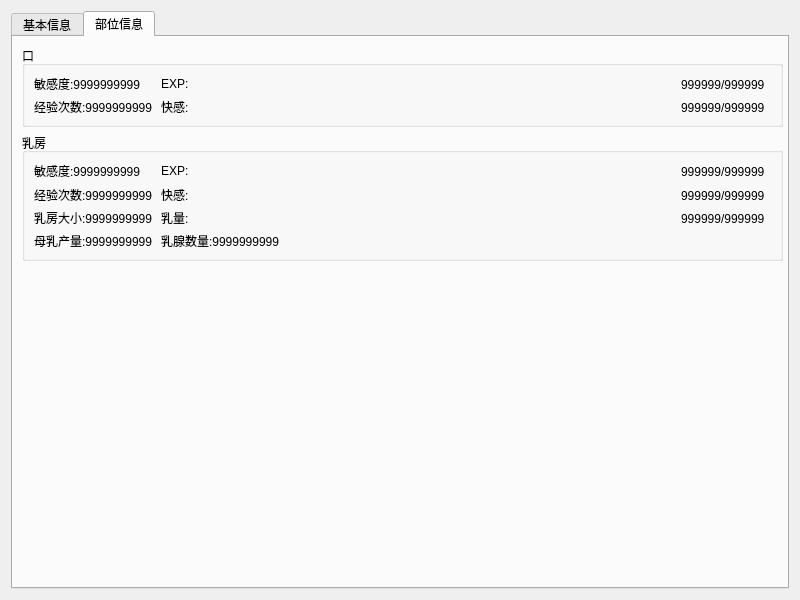
<?xml version="1.0" encoding="UTF-8"?>
<ui version="4.0">
 <class>CharacterDetails</class>
 <widget class="QWidget" name="CharacterDetails">
  <property name="geometry">
   <rect>
    <x>0</x>
    <y>0</y>
    <width>800</width>
    <height>600</height>
   </rect>
  </property>
  <property name="windowTitle">
   <string>Form</string>
  </property>
  <layout class="QGridLayout" name="gridLayout">
   <item row="0" column="0">
    <widget class="QTabWidget" name="tabWidget">
     <property name="currentIndex">
      <number>1</number>
     </property>
     <widget class="QWidget" name="mainPage">
      <attribute name="title">
       <string>基本信息</string>
      </attribute>
      <layout class="QVBoxLayout" name="verticalLayout_3">
       <item>
        <spacer name="verticalSpacer_11">
         <property name="orientation">
          <enum>Qt::Vertical</enum>
         </property>
         <property name="sizeHint" stdset="0">
          <size>
           <width>20</width>
           <height>40</height>
          </size>
         </property>
        </spacer>
       </item>
       <item>
        <layout class="QHBoxLayout" name="horizontalLayout_16">
         <item>
          <layout class="QVBoxLayout" name="verticalLayout_2">
           <item>
            <layout class="QHBoxLayout" name="horizontalLayout_3">
             <item>
              <widget class="QLabel" name="name">
               <property name="text">
                <string>姓名:十个字符应该够用了吧</string>
               </property>
              </widget>
             </item>
             <item>
              <widget class="QLabel" name="NickName">
               <property name="text">
                <string>昵称:十个字符应该够用了吧</string>
               </property>
              </widget>
             </item>
             <item>
              <widget class="QLabel" name="claimed">
               <property name="text">
                <string>自称:十个字符应该够用了吧</string>
               </property>
              </widget>
             </item>
            </layout>
           </item>
           <item>
            <spacer name="verticalSpacer">
             <property name="orientation">
              <enum>Qt::Vertical</enum>
             </property>
             <property name="sizeHint" stdset="0">
              <size>
               <width>20</width>
               <height>30</height>
              </size>
             </property>
            </spacer>
           </item>
           <item>
            <layout class="QHBoxLayout" name="horizontalLayout_9">
             <item>
              <widget class="QLabel" name="Major">
               <property name="text">
                <string>专业:我一共有十三个字符,够长吧.</string>
               </property>
              </widget>
             </item>
             <item>
              <widget class="QLabel" name="Occupation">
               <property name="text">
                <string>职业:十个字符应该够用了吧!十个字符应该够用了吧!</string>
               </property>
              </widget>
             </item>
            </layout>
           </item>
          </layout>
         </item>
         <item>
          <layout class="QVBoxLayout" name="verticalLayout">
           <item>
            <widget class="QWidget" name="staminaBarWidget" native="true">
             <property name="minimumSize">
              <size>
               <width>0</width>
               <height>0</height>
              </size>
             </property>
             <layout class="QHBoxLayout" name="horizontalLayout">
              <property name="spacing">
               <number>0</number>
              </property>
              <property name="leftMargin">
               <number>0</number>
              </property>
              <property name="topMargin">
               <number>0</number>
              </property>
              <property name="rightMargin">
               <number>0</number>
              </property>
              <property name="bottomMargin">
               <number>0</number>
              </property>
              <item>
               <widget class="QLabel" name="staminaBarLabel">
                <property name="minimumSize">
                 <size>
                  <width>30</width>
                  <height>20</height>
                 </size>
                </property>
                <property name="maximumSize">
                 <size>
                  <width>30</width>
                  <height>16777215</height>
                 </size>
                </property>
                <property name="text">
                 <string>体力:</string>
                </property>
               </widget>
              </item>
              <item>
               <widget class="MYStrip" name="staminaBarStrip" native="true">
                <property name="minimumSize">
                 <size>
                  <width>120</width>
                  <height>20</height>
                 </size>
                </property>
               </widget>
              </item>
              <item>
               <widget class="QLabel" name="staminaBarNumberLabel">
                <property name="minimumSize">
                 <size>
                  <width>90</width>
                  <height>20</height>
                 </size>
                </property>
                <property name="maximumSize">
                 <size>
                  <width>90</width>
                  <height>19</height>
                 </size>
                </property>
                <property name="text">
                 <string>999999/999999</string>
                </property>
               </widget>
              </item>
             </layout>
            </widget>
           </item>
           <item>
            <spacer name="verticalSpacer_13">
             <property name="orientation">
              <enum>Qt::Vertical</enum>
             </property>
             <property name="sizeHint" stdset="0">
              <size>
               <width>20</width>
               <height>30</height>
              </size>
             </property>
            </spacer>
           </item>
           <item>
            <widget class="QWidget" name="energyBarWidget" native="true">
             <property name="minimumSize">
              <size>
               <width>0</width>
               <height>0</height>
              </size>
             </property>
             <layout class="QHBoxLayout" name="horizontalLayout_2">
              <property name="spacing">
               <number>0</number>
              </property>
              <property name="leftMargin">
               <number>0</number>
              </property>
              <property name="topMargin">
               <number>0</number>
              </property>
              <property name="rightMargin">
               <number>0</number>
              </property>
              <property name="bottomMargin">
               <number>0</number>
              </property>
              <item>
               <widget class="QLabel" name="energyBarLabel">
                <property name="minimumSize">
                 <size>
                  <width>30</width>
                  <height>20</height>
                 </size>
                </property>
                <property name="maximumSize">
                 <size>
                  <width>30</width>
                  <height>16777215</height>
                 </size>
                </property>
                <property name="text">
                 <string>精力:</string>
                </property>
               </widget>
              </item>
              <item>
               <widget class="MYStrip" name="energyBarStrip" native="true">
                <property name="minimumSize">
                 <size>
                  <width>120</width>
                  <height>20</height>
                 </size>
                </property>
               </widget>
              </item>
              <item>
               <widget class="QLabel" name="energyBarNumberLabel">
                <property name="minimumSize">
                 <size>
                  <width>90</width>
                  <height>20</height>
                 </size>
                </property>
                <property name="maximumSize">
                 <size>
                  <width>90</width>
                  <height>19</height>
                 </size>
                </property>
                <property name="text">
                 <string>999999/999999</string>
                </property>
               </widget>
              </item>
             </layout>
            </widget>
           </item>
          </layout>
         </item>
        </layout>
       </item>
       <item>
        <spacer name="verticalSpacer_2">
         <property name="orientation">
          <enum>Qt::Vertical</enum>
         </property>
         <property name="sizeHint" stdset="0">
          <size>
           <width>20</width>
           <height>40</height>
          </size>
         </property>
        </spacer>
       </item>
       <item>
        <layout class="QHBoxLayout" name="horizontalLayout_10">
         <item>
          <widget class="QLabel" name="birthday">
           <property name="text">
            <string>生日:3000年10月10日</string>
           </property>
          </widget>
         </item>
         <item>
          <widget class="QLabel" name="height">
           <property name="text">
            <string>身高:幼小</string>
           </property>
          </widget>
         </item>
         <item>
          <widget class="QLabel" name="weight">
           <property name="text">
            <string>体重:纤细</string>
           </property>
          </widget>
         </item>
        </layout>
       </item>
       <item>
        <spacer name="verticalSpacer_3">
         <property name="orientation">
          <enum>Qt::Vertical</enum>
         </property>
         <property name="sizeHint" stdset="0">
          <size>
           <width>20</width>
           <height>40</height>
          </size>
         </property>
        </spacer>
       </item>
       <item>
        <layout class="QHBoxLayout" name="horizontalLayout_11">
         <item>
          <widget class="QWidget" name="hairColor" native="true">
           <layout class="QHBoxLayout" name="horizontalLayout_14">
            <property name="spacing">
             <number>0</number>
            </property>
            <property name="leftMargin">
             <number>0</number>
            </property>
            <property name="topMargin">
             <number>0</number>
            </property>
            <property name="rightMargin">
             <number>0</number>
            </property>
            <property name="bottomMargin">
             <number>0</number>
            </property>
            <item>
             <widget class="QLabel" name="hairColorLable">
              <property name="font">
               <font>
                <pointsize>10</pointsize>
               </font>
              </property>
              <property name="text">
               <string>发色:</string>
              </property>
             </widget>
            </item>
            <item>
             <widget class="ColorView" name="hairColorView" native="true">
              <property name="minimumSize">
               <size>
                <width>30</width>
                <height>30</height>
               </size>
              </property>
              <property name="maximumSize">
               <size>
                <width>30</width>
                <height>30</height>
               </size>
              </property>
             </widget>
            </item>
           </layout>
          </widget>
         </item>
         <item>
          <widget class="QWidget" name="EyeColors" native="true">
           <layout class="QHBoxLayout" name="horizontalLayout_18">
            <property name="spacing">
             <number>0</number>
            </property>
            <property name="leftMargin">
             <number>0</number>
            </property>
            <property name="topMargin">
             <number>0</number>
            </property>
            <property name="rightMargin">
             <number>0</number>
            </property>
            <property name="bottomMargin">
             <number>0</number>
            </property>
            <item>
             <widget class="QLabel" name="eyeColorsLable">
              <property name="font">
               <font>
                <pointsize>10</pointsize>
               </font>
              </property>
              <property name="toolTip">
               <string/>
              </property>
              <property name="text">
               <string>瞳色:</string>
              </property>
             </widget>
            </item>
            <item>
             <widget class="QLabel" name="LEyeColorsLable">
              <property name="font">
               <font>
                <pointsize>10</pointsize>
               </font>
              </property>
              <property name="toolTip">
               <string/>
              </property>
              <property name="text">
               <string>左</string>
              </property>
             </widget>
            </item>
            <item>
             <widget class="ColorView" name="LEyeColorsView" native="true">
              <property name="minimumSize">
               <size>
                <width>30</width>
                <height>30</height>
               </size>
              </property>
              <property name="maximumSize">
               <size>
                <width>30</width>
                <height>30</height>
               </size>
              </property>
             </widget>
            </item>
            <item>
             <widget class="QLabel" name="REyeColorsLable">
              <property name="font">
               <font>
                <pointsize>10</pointsize>
               </font>
              </property>
              <property name="toolTip">
               <string/>
              </property>
              <property name="text">
               <string>右</string>
              </property>
             </widget>
            </item>
            <item>
             <widget class="ColorView" name="REyeColorsView" native="true">
              <property name="minimumSize">
               <size>
                <width>30</width>
                <height>30</height>
               </size>
              </property>
              <property name="maximumSize">
               <size>
                <width>30</width>
                <height>30</height>
               </size>
              </property>
             </widget>
            </item>
           </layout>
          </widget>
         </item>
         <item>
          <widget class="QWidget" name="skinColor" native="true">
           <layout class="QHBoxLayout" name="horizontalLayout_15">
            <property name="spacing">
             <number>0</number>
            </property>
            <property name="leftMargin">
             <number>0</number>
            </property>
            <property name="topMargin">
             <number>0</number>
            </property>
            <property name="rightMargin">
             <number>0</number>
            </property>
            <property name="bottomMargin">
             <number>0</number>
            </property>
            <item>
             <widget class="QLabel" name="skinColorLable">
              <property name="font">
               <font>
                <pointsize>10</pointsize>
               </font>
              </property>
              <property name="text">
               <string>肤色:</string>
              </property>
             </widget>
            </item>
            <item>
             <widget class="ColorView" name="skinColorView" native="true">
              <property name="minimumSize">
               <size>
                <width>30</width>
                <height>30</height>
               </size>
              </property>
              <property name="maximumSize">
               <size>
                <width>30</width>
                <height>30</height>
               </size>
              </property>
             </widget>
            </item>
           </layout>
          </widget>
         </item>
        </layout>
       </item>
       <item>
        <spacer name="verticalSpacer_4">
         <property name="orientation">
          <enum>Qt::Vertical</enum>
         </property>
         <property name="sizeHint" stdset="0">
          <size>
           <width>20</width>
           <height>40</height>
          </size>
         </property>
        </spacer>
       </item>
       <item>
        <layout class="QHBoxLayout" name="horizontalLayout_12">
         <item>
          <widget class="QLabel" name="lovept">
           <property name="text">
            <string>好感度:</string>
           </property>
          </widget>
         </item>
         <item>
          <widget class="QLabel" name="obedience">
           <property name="text">
            <string>服从度:</string>
           </property>
          </widget>
         </item>
         <item>
          <widget class="QLabel" name="fornication">
           <property name="text">
            <string>淫乱度:</string>
           </property>
          </widget>
         </item>
        </layout>
       </item>
       <item>
        <spacer name="verticalSpacer_5">
         <property name="orientation">
          <enum>Qt::Vertical</enum>
         </property>
         <property name="sizeHint" stdset="0">
          <size>
           <width>20</width>
           <height>40</height>
          </size>
         </property>
        </spacer>
       </item>
       <item>
        <layout class="QHBoxLayout" name="horizontalLayout_13">
         <item>
          <widget class="QLabel" name="currentLocation">
           <property name="text">
            <string>当前所在位置:</string>
           </property>
          </widget>
         </item>
         <item>
          <widget class="QLabel" name="housingLocation">
           <property name="text">
            <string>家庭住址:</string>
           </property>
          </widget>
         </item>
        </layout>
       </item>
       <item>
        <spacer name="verticalSpacer_6">
         <property name="orientation">
          <enum>Qt::Vertical</enum>
         </property>
         <property name="sizeHint" stdset="0">
          <size>
           <width>20</width>
           <height>40</height>
          </size>
         </property>
        </spacer>
       </item>
       <item>
        <widget class="QWidget" name="willpower" native="true">
         <property name="minimumSize">
          <size>
           <width>0</width>
           <height>0</height>
          </size>
         </property>
         <layout class="QHBoxLayout" name="horizontalLayout_4">
          <property name="spacing">
           <number>0</number>
          </property>
          <property name="leftMargin">
           <number>0</number>
          </property>
          <property name="topMargin">
           <number>0</number>
          </property>
          <property name="rightMargin">
           <number>0</number>
          </property>
          <property name="bottomMargin">
           <number>0</number>
          </property>
          <item>
           <widget class="QLabel" name="willpowerLabel">
            <property name="minimumSize">
             <size>
              <width>30</width>
              <height>20</height>
             </size>
            </property>
            <property name="maximumSize">
             <size>
              <width>30</width>
              <height>16777215</height>
             </size>
            </property>
            <property name="text">
             <string>意志:</string>
            </property>
           </widget>
          </item>
          <item>
           <widget class="MYStrip" name="willpowerStrip" native="true">
            <property name="minimumSize">
             <size>
              <width>120</width>
              <height>20</height>
             </size>
            </property>
           </widget>
          </item>
          <item>
           <widget class="QLabel" name="willpowerBarNumberLabel">
            <property name="minimumSize">
             <size>
              <width>90</width>
              <height>20</height>
             </size>
            </property>
            <property name="maximumSize">
             <size>
              <width>90</width>
              <height>19</height>
             </size>
            </property>
            <property name="text">
             <string>999999/999999</string>
            </property>
           </widget>
          </item>
         </layout>
        </widget>
       </item>
       <item>
        <spacer name="verticalSpacer_7">
         <property name="orientation">
          <enum>Qt::Vertical</enum>
         </property>
         <property name="sizeHint" stdset="0">
          <size>
           <width>20</width>
           <height>40</height>
          </size>
         </property>
        </spacer>
       </item>
       <item>
        <widget class="QWidget" name="quick" native="true">
         <property name="minimumSize">
          <size>
           <width>0</width>
           <height>0</height>
          </size>
         </property>
         <layout class="QHBoxLayout" name="horizontalLayout_5">
          <property name="spacing">
           <number>0</number>
          </property>
          <property name="leftMargin">
           <number>0</number>
          </property>
          <property name="topMargin">
           <number>0</number>
          </property>
          <property name="rightMargin">
           <number>0</number>
          </property>
          <property name="bottomMargin">
           <number>0</number>
          </property>
          <item>
           <widget class="QLabel" name="quickLabel">
            <property name="minimumSize">
             <size>
              <width>30</width>
              <height>20</height>
             </size>
            </property>
            <property name="maximumSize">
             <size>
              <width>30</width>
              <height>16777215</height>
             </size>
            </property>
            <property name="text">
             <string>敏捷:</string>
            </property>
           </widget>
          </item>
          <item>
           <widget class="MYStrip" name="quickStrip" native="true">
            <property name="minimumSize">
             <size>
              <width>120</width>
              <height>20</height>
             </size>
            </property>
           </widget>
          </item>
          <item>
           <widget class="QLabel" name="quickBarNumberLabel">
            <property name="minimumSize">
             <size>
              <width>90</width>
              <height>20</height>
             </size>
            </property>
            <property name="maximumSize">
             <size>
              <width>90</width>
              <height>19</height>
             </size>
            </property>
            <property name="text">
             <string>999999/999999</string>
            </property>
           </widget>
          </item>
         </layout>
        </widget>
       </item>
       <item>
        <spacer name="verticalSpacer_8">
         <property name="orientation">
          <enum>Qt::Vertical</enum>
         </property>
         <property name="sizeHint" stdset="0">
          <size>
           <width>20</width>
           <height>40</height>
          </size>
         </property>
        </spacer>
       </item>
       <item>
        <widget class="QWidget" name="physique" native="true">
         <property name="minimumSize">
          <size>
           <width>0</width>
           <height>0</height>
          </size>
         </property>
         <layout class="QHBoxLayout" name="horizontalLayout_6">
          <property name="spacing">
           <number>0</number>
          </property>
          <property name="leftMargin">
           <number>0</number>
          </property>
          <property name="topMargin">
           <number>0</number>
          </property>
          <property name="rightMargin">
           <number>0</number>
          </property>
          <property name="bottomMargin">
           <number>0</number>
          </property>
          <item>
           <widget class="QLabel" name="physiqueLabel">
            <property name="minimumSize">
             <size>
              <width>30</width>
              <height>20</height>
             </size>
            </property>
            <property name="maximumSize">
             <size>
              <width>30</width>
              <height>16777215</height>
             </size>
            </property>
            <property name="text">
             <string>体质:</string>
            </property>
           </widget>
          </item>
          <item>
           <widget class="MYStrip" name="physiqueStrip" native="true">
            <property name="minimumSize">
             <size>
              <width>120</width>
              <height>20</height>
             </size>
            </property>
           </widget>
          </item>
          <item>
           <widget class="QLabel" name="physiqueBarNumberLabel">
            <property name="minimumSize">
             <size>
              <width>90</width>
              <height>20</height>
             </size>
            </property>
            <property name="maximumSize">
             <size>
              <width>90</width>
              <height>19</height>
             </size>
            </property>
            <property name="text">
             <string>999999/999999</string>
            </property>
           </widget>
          </item>
         </layout>
        </widget>
       </item>
       <item>
        <spacer name="verticalSpacer_9">
         <property name="orientation">
          <enum>Qt::Vertical</enum>
         </property>
         <property name="sizeHint" stdset="0">
          <size>
           <width>20</width>
           <height>40</height>
          </size>
         </property>
        </spacer>
       </item>
       <item>
        <widget class="QWidget" name="charm" native="true">
         <property name="minimumSize">
          <size>
           <width>0</width>
           <height>0</height>
          </size>
         </property>
         <layout class="QHBoxLayout" name="horizontalLayout_7">
          <property name="spacing">
           <number>0</number>
          </property>
          <property name="leftMargin">
           <number>0</number>
          </property>
          <property name="topMargin">
           <number>0</number>
          </property>
          <property name="rightMargin">
           <number>0</number>
          </property>
          <property name="bottomMargin">
           <number>0</number>
          </property>
          <item>
           <widget class="QLabel" name="charmLabel">
            <property name="minimumSize">
             <size>
              <width>30</width>
              <height>20</height>
             </size>
            </property>
            <property name="maximumSize">
             <size>
              <width>30</width>
              <height>16777215</height>
             </size>
            </property>
            <property name="text">
             <string>魅力:</string>
            </property>
           </widget>
          </item>
          <item>
           <widget class="MYStrip" name="charmStrip" native="true">
            <property name="minimumSize">
             <size>
              <width>120</width>
              <height>20</height>
             </size>
            </property>
           </widget>
          </item>
          <item>
           <widget class="QLabel" name="charmBarNumberLabel">
            <property name="minimumSize">
             <size>
              <width>90</width>
              <height>20</height>
             </size>
            </property>
            <property name="maximumSize">
             <size>
              <width>90</width>
              <height>19</height>
             </size>
            </property>
            <property name="text">
             <string>999999/999999</string>
            </property>
           </widget>
          </item>
         </layout>
        </widget>
       </item>
       <item>
        <spacer name="verticalSpacer_10">
         <property name="orientation">
          <enum>Qt::Vertical</enum>
         </property>
         <property name="sizeHint" stdset="0">
          <size>
           <width>20</width>
           <height>40</height>
          </size>
         </property>
        </spacer>
       </item>
       <item>
        <widget class="QWidget" name="intelligence" native="true">
         <property name="minimumSize">
          <size>
           <width>0</width>
           <height>0</height>
          </size>
         </property>
         <layout class="QHBoxLayout" name="horizontalLayout_8">
          <property name="spacing">
           <number>0</number>
          </property>
          <property name="leftMargin">
           <number>0</number>
          </property>
          <property name="topMargin">
           <number>0</number>
          </property>
          <property name="rightMargin">
           <number>0</number>
          </property>
          <property name="bottomMargin">
           <number>0</number>
          </property>
          <item>
           <widget class="QLabel" name="intelligenceLabel">
            <property name="minimumSize">
             <size>
              <width>30</width>
              <height>20</height>
             </size>
            </property>
            <property name="maximumSize">
             <size>
              <width>30</width>
              <height>16777215</height>
             </size>
            </property>
            <property name="text">
             <string>智力:</string>
            </property>
           </widget>
          </item>
          <item>
           <widget class="MYStrip" name="intelligenceStrip" native="true">
            <property name="minimumSize">
             <size>
              <width>120</width>
              <height>20</height>
             </size>
            </property>
           </widget>
          </item>
          <item>
           <widget class="QLabel" name="intelligenceBarNumberLabel">
            <property name="minimumSize">
             <size>
              <width>90</width>
              <height>20</height>
             </size>
            </property>
            <property name="maximumSize">
             <size>
              <width>90</width>
              <height>19</height>
             </size>
            </property>
            <property name="text">
             <string>999999/999999</string>
            </property>
           </widget>
          </item>
         </layout>
        </widget>
       </item>
       <item>
        <spacer name="verticalSpacer_12">
         <property name="orientation">
          <enum>Qt::Vertical</enum>
         </property>
         <property name="sizeHint" stdset="0">
          <size>
           <width>20</width>
           <height>40</height>
          </size>
         </property>
        </spacer>
       </item>
      </layout>
     </widget>
     <widget class="QWidget" name="page1">
      <attribute name="title">
       <string>部位信息</string>
      </attribute>
      <widget class="QGroupBox" name="mouth">
       <property name="geometry">
        <rect>
         <x>9</x>
         <y>9</y>
         <width>761</width>
         <height>81</height>
        </rect>
       </property>
       <property name="minimumSize">
        <size>
         <width>0</width>
         <height>71</height>
        </size>
       </property>
       <property name="title">
        <string>口</string>
       </property>
       <layout class="QGridLayout" name="gridLayout_2">
        <item row="0" column="0">
         <widget class="QLabel" name="mouthRank">
          <property name="minimumSize">
           <size>
            <width>121</width>
            <height>0</height>
           </size>
          </property>
          <property name="maximumSize">
           <size>
            <width>121</width>
            <height>16777215</height>
           </size>
          </property>
          <property name="text">
           <string>敏感度:9999999999</string>
          </property>
         </widget>
        </item>
        <item row="0" column="1">
         <widget class="QLabel" name="mouthEXPLabel">
          <property name="minimumSize">
           <size>
            <width>53</width>
            <height>0</height>
           </size>
          </property>
          <property name="maximumSize">
           <size>
            <width>53</width>
            <height>16777215</height>
           </size>
          </property>
          <property name="text">
           <string>EXP:</string>
          </property>
         </widget>
        </item>
        <item row="0" column="2">
         <widget class="MYStrip" name="mouthEXPStrip" native="true">
          <property name="minimumSize">
           <size>
            <width>120</width>
            <height>20</height>
           </size>
          </property>
         </widget>
        </item>
        <item row="0" column="3">
         <widget class="QLabel" name="mouthEXPBarNumberLabel">
          <property name="minimumSize">
           <size>
            <width>90</width>
            <height>20</height>
           </size>
          </property>
          <property name="maximumSize">
           <size>
            <width>90</width>
            <height>19</height>
           </size>
          </property>
          <property name="text">
           <string>999999/999999</string>
          </property>
         </widget>
        </item>
        <item row="1" column="0">
         <widget class="QLabel" name="mouthCount">
          <property name="minimumSize">
           <size>
            <width>121</width>
            <height>0</height>
           </size>
          </property>
          <property name="maximumSize">
           <size>
            <width>121</width>
            <height>16777215</height>
           </size>
          </property>
          <property name="text">
           <string>经验次数:9999999999</string>
          </property>
         </widget>
        </item>
        <item row="1" column="1">
         <widget class="QLabel" name="mouthPleasureLabel">
          <property name="minimumSize">
           <size>
            <width>53</width>
            <height>0</height>
           </size>
          </property>
          <property name="maximumSize">
           <size>
            <width>53</width>
            <height>16777215</height>
           </size>
          </property>
          <property name="text">
           <string>快感:</string>
          </property>
         </widget>
        </item>
        <item row="1" column="2">
         <widget class="MYStrip" name="mouthPleasureStrip" native="true">
          <property name="minimumSize">
           <size>
            <width>120</width>
            <height>20</height>
           </size>
          </property>
         </widget>
        </item>
        <item row="1" column="3">
         <widget class="QLabel" name="mouthPleasureBarNumberLabel">
          <property name="minimumSize">
           <size>
            <width>90</width>
            <height>20</height>
           </size>
          </property>
          <property name="maximumSize">
           <size>
            <width>90</width>
            <height>19</height>
           </size>
          </property>
          <property name="text">
           <string>999999/999999</string>
          </property>
         </widget>
        </item>
       </layout>
      </widget>
      <widget class="QGroupBox" name="groupBox">
       <property name="geometry">
        <rect>
         <x>9</x>
         <y>96</y>
         <width>761</width>
         <height>128</height>
        </rect>
       </property>
       <property name="title">
        <string>乳房</string>
       </property>
       <layout class="QGridLayout" name="gridLayout_3">
        <item row="0" column="0">
         <widget class="QLabel" name="breastRank">
          <property name="minimumSize">
           <size>
            <width>121</width>
            <height>0</height>
           </size>
          </property>
          <property name="maximumSize">
           <size>
            <width>121</width>
            <height>16777215</height>
           </size>
          </property>
          <property name="text">
           <string>敏感度:9999999999</string>
          </property>
         </widget>
        </item>
        <item row="0" column="1">
         <widget class="QLabel" name="breastEXPLabel">
          <property name="minimumSize">
           <size>
            <width>53</width>
            <height>0</height>
           </size>
          </property>
          <property name="maximumSize">
           <size>
            <width>53</width>
            <height>16777215</height>
           </size>
          </property>
          <property name="text">
           <string>EXP:</string>
          </property>
         </widget>
        </item>
        <item row="0" column="2">
         <widget class="MYStrip" name="breastEXPStrip" native="true">
          <property name="minimumSize">
           <size>
            <width>120</width>
            <height>20</height>
           </size>
          </property>
         </widget>
        </item>
        <item row="0" column="3">
         <widget class="QLabel" name="breastEXPBarNumberLabel">
          <property name="minimumSize">
           <size>
            <width>90</width>
            <height>20</height>
           </size>
          </property>
          <property name="maximumSize">
           <size>
            <width>90</width>
            <height>19</height>
           </size>
          </property>
          <property name="text">
           <string>999999/999999</string>
          </property>
         </widget>
        </item>
        <item row="1" column="0">
         <widget class="QLabel" name="breastCount">
          <property name="minimumSize">
           <size>
            <width>121</width>
            <height>0</height>
           </size>
          </property>
          <property name="maximumSize">
           <size>
            <width>121</width>
            <height>16777215</height>
           </size>
          </property>
          <property name="text">
           <string>经验次数:9999999999</string>
          </property>
         </widget>
        </item>
        <item row="1" column="1">
         <widget class="QLabel" name="breastPleasureLabel">
          <property name="minimumSize">
           <size>
            <width>53</width>
            <height>0</height>
           </size>
          </property>
          <property name="maximumSize">
           <size>
            <width>53</width>
            <height>16777215</height>
           </size>
          </property>
          <property name="text">
           <string>快感:</string>
          </property>
         </widget>
        </item>
        <item row="1" column="2">
         <widget class="MYStrip" name="breastPleasureStrip" native="true">
          <property name="minimumSize">
           <size>
            <width>120</width>
            <height>20</height>
           </size>
          </property>
         </widget>
        </item>
        <item row="1" column="3">
         <widget class="QLabel" name="breastPleasureBarNumberLabel">
          <property name="minimumSize">
           <size>
            <width>90</width>
            <height>20</height>
           </size>
          </property>
          <property name="maximumSize">
           <size>
            <width>90</width>
            <height>19</height>
           </size>
          </property>
          <property name="text">
           <string>999999/999999</string>
          </property>
         </widget>
        </item>
        <item row="2" column="0">
         <widget class="QLabel" name="breastSize">
          <property name="minimumSize">
           <size>
            <width>121</width>
            <height>0</height>
           </size>
          </property>
          <property name="text">
           <string>乳房大小:9999999999</string>
          </property>
         </widget>
        </item>
        <item row="2" column="1">
         <widget class="QLabel" name="breastMilkLabel">
          <property name="minimumSize">
           <size>
            <width>53</width>
            <height>0</height>
           </size>
          </property>
          <property name="maximumSize">
           <size>
            <width>53</width>
            <height>16777215</height>
           </size>
          </property>
          <property name="text">
           <string>乳量:</string>
          </property>
         </widget>
        </item>
        <item row="2" column="2">
         <widget class="MYStrip" name="breastMilkStrip" native="true">
          <property name="minimumSize">
           <size>
            <width>120</width>
            <height>20</height>
           </size>
          </property>
         </widget>
        </item>
        <item row="2" column="3">
         <widget class="QLabel" name="breastMilkBarNumberLabel">
          <property name="minimumSize">
           <size>
            <width>90</width>
            <height>20</height>
           </size>
          </property>
          <property name="maximumSize">
           <size>
            <width>90</width>
            <height>19</height>
           </size>
          </property>
          <property name="text">
           <string>999999/999999</string>
          </property>
         </widget>
        </item>
        <item row="3" column="0">
         <widget class="QLabel" name="breastMilkYield">
          <property name="text">
           <string>母乳产量:9999999999</string>
          </property>
         </widget>
        </item>
        <item row="3" column="1" colspan="2">
         <widget class="QLabel" name="breastNumber">
          <property name="text">
           <string>乳腺数量:9999999999</string>
          </property>
         </widget>
        </item>
       </layout>
      </widget>
     </widget>
    </widget>
   </item>
  </layout>
 </widget>
 <customwidgets>
  <customwidget>
   <class>MYStrip</class>
   <extends>QWidget</extends>
   <header>Windows/Module/MYStrip.h</header>
   <container>1</container>
  </customwidget>
  <customwidget>
   <class>ColorView</class>
   <extends>QWidget</extends>
   <header>Windows/Module/ColorView.h</header>
   <container>1</container>
  </customwidget>
 </customwidgets>
 <resources/>
 <connections/>
</ui>
